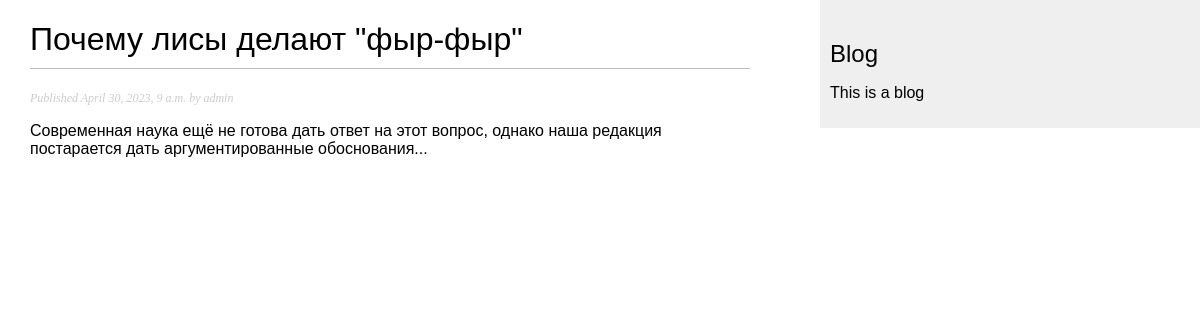
Page /blog/2023/4/30/why_do_foxes_do_fyr-fyr/ on the committed database.
### blog/models.py (models this page shows, shortened)
class Post(models.Model):
    class Status(models.TextChoices):
        DRAFT = 'DF', 'Draft'
        PUBLISHED = 'PB', 'Published'
    title = models.CharField(max_length=250)
    slug = models.SlugField(max_length=250,
                            unique_for_date='publish')
    author = models.ForeignKey(User,
                               on_delete=models.CASCADE,
                               related_name='blog_posts')
    body = models.TextField()
    publish = models.DateTimeField(default=timezone.now)
    created = models.DateTimeField(auto_now_add=True)
    updated = models.DateTimeField(auto_now=True)
    status = models.CharField(max_length=2,
                              choices=Status.choices,
                              default=Status.DRAFT)
    objects = models.Manager()
    published = PublishedManager()
    class Meta:
        ordering = ['-publish']
        indexes = [
            models.Index(fields=['-publish']),
        ]

### blog/views.py (the view)
def post_detail(request, year, month, day, post):
    post = get_object_or_404(Post,
                            publish__year=year,
                            publish__month=month,
                            publish__day=day,
                            slug=post,
                            status=Post.Status.PUBLISHED,)
    return render(request,
                  'blog/post/detail.html',
                  {'post': post})

### blog/templates/blog/post/detail.html (shortened to what this page needs)
{% extends "blog/base.html" %}
{% block content %}
    <h1>{{ post.title }}</h1>
    <p class="date">
        Published {{ post.publish }} by {{ post.author }}
    </p>
    {{ post.body|linebreaks }}
{% endblock %}

### blog/static/css/blog.css (style rules this page uses)
body { margin: 0; padding: 0; font-family: Arial, Helvetica, sans-serif; }
h1 { font-weight: normal; border-bottom: 1px solid #bbb; padding: 0 0 10px 0; }
p.date { color:#ccc; font-family: georgia, serif; font-size: 12px; font-style: italic; }

### rows in the picture
Post: title "Почему лисы делают \"фыр-фыр\"", publish "April 30, 2023, 9 a.m.", author "admin", body "Современная наука ещё не готова дать ответ на этот вопрос, однако наша редакция постарается дать аргументированные обоснования..."
